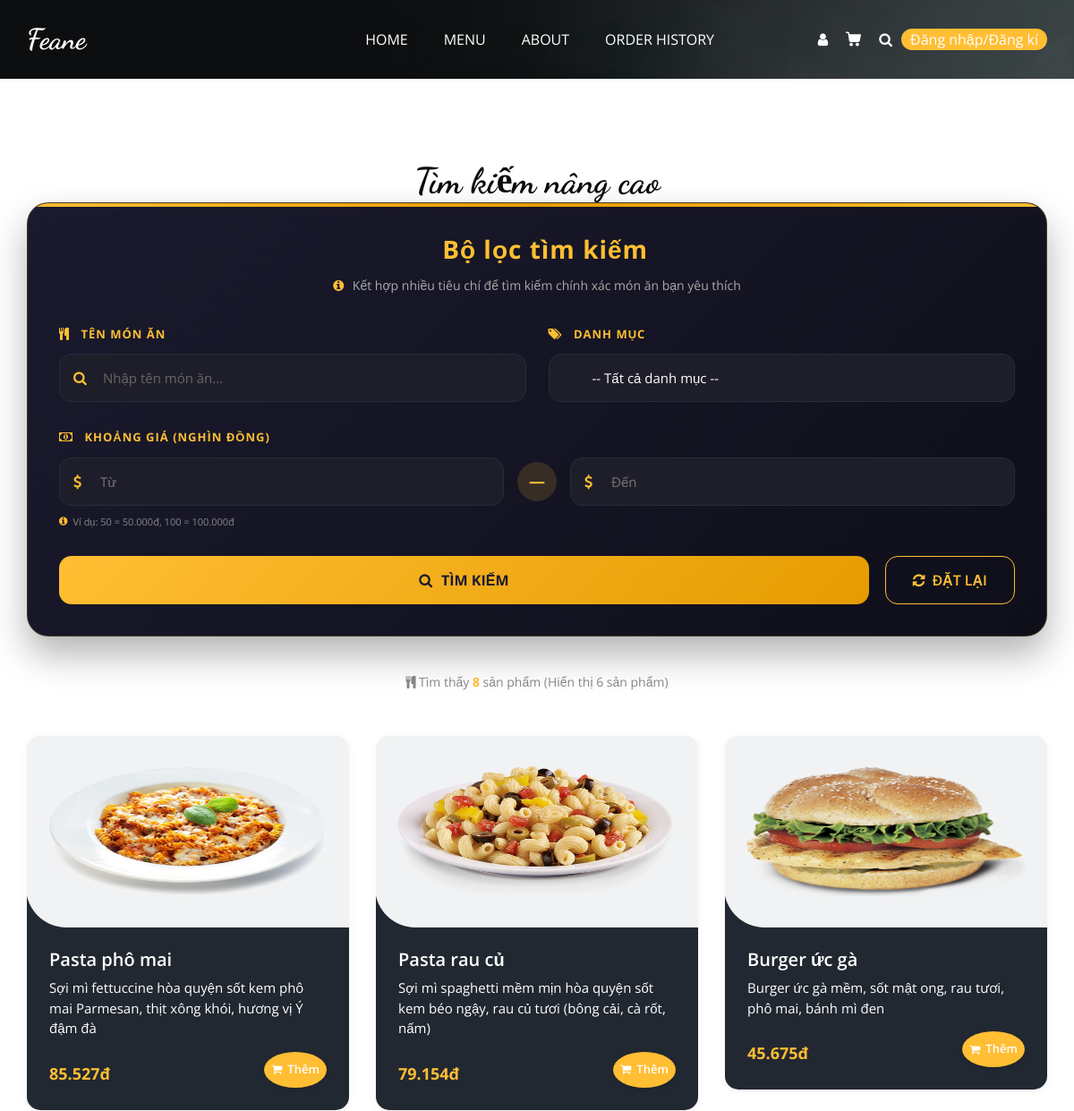
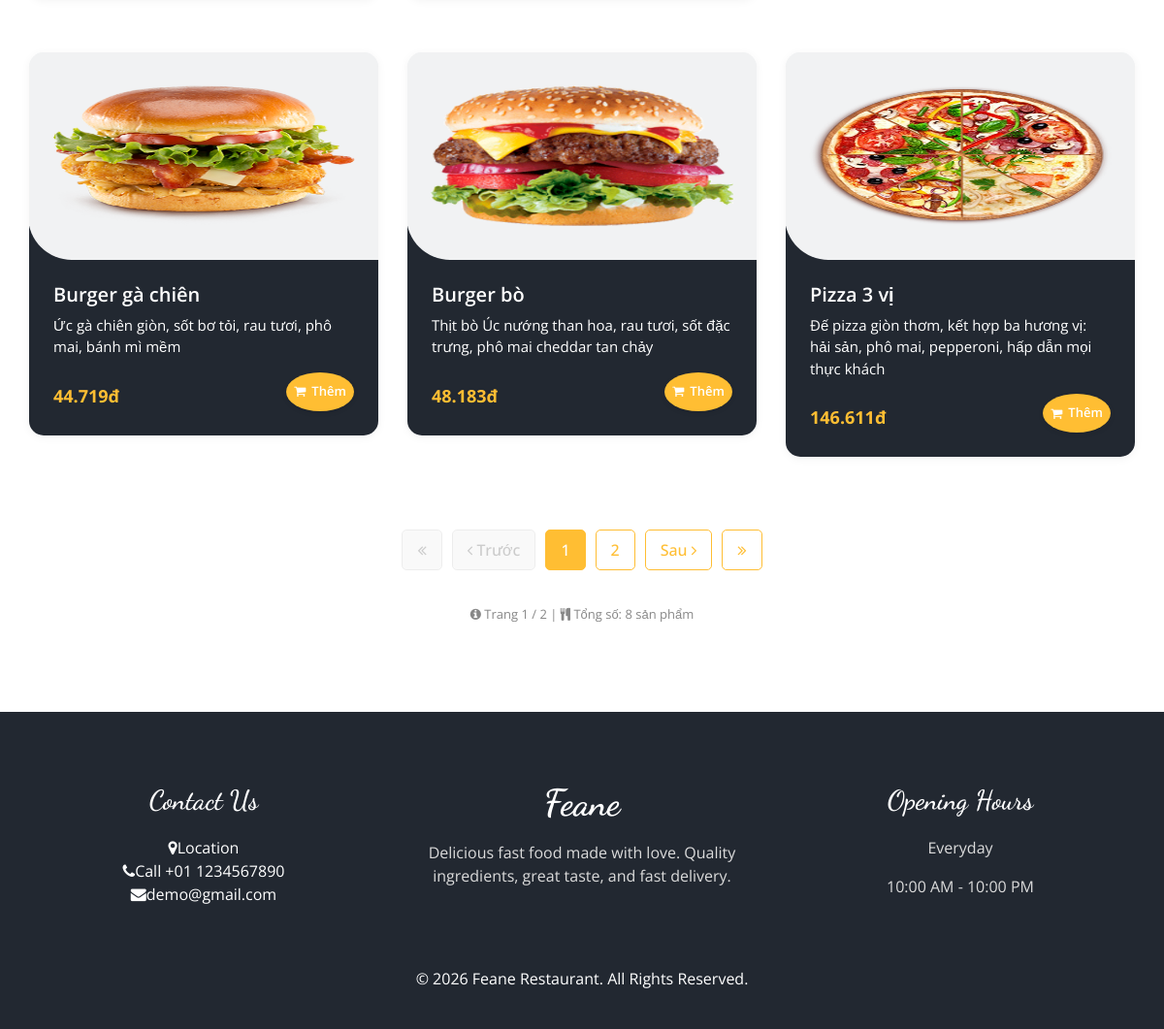
The page /search.php on the database as committed earlier (2 pictures, top to bottom).
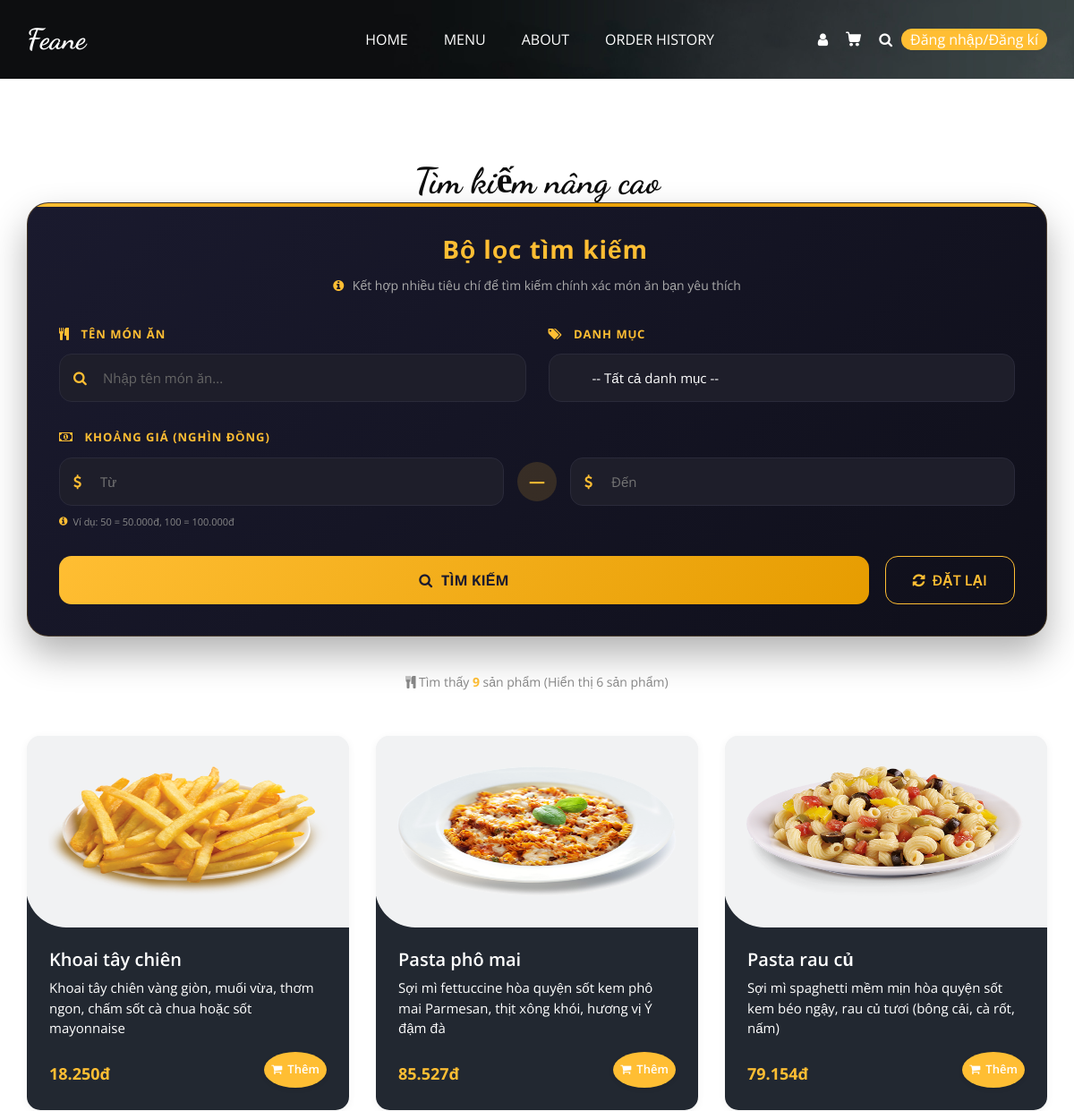
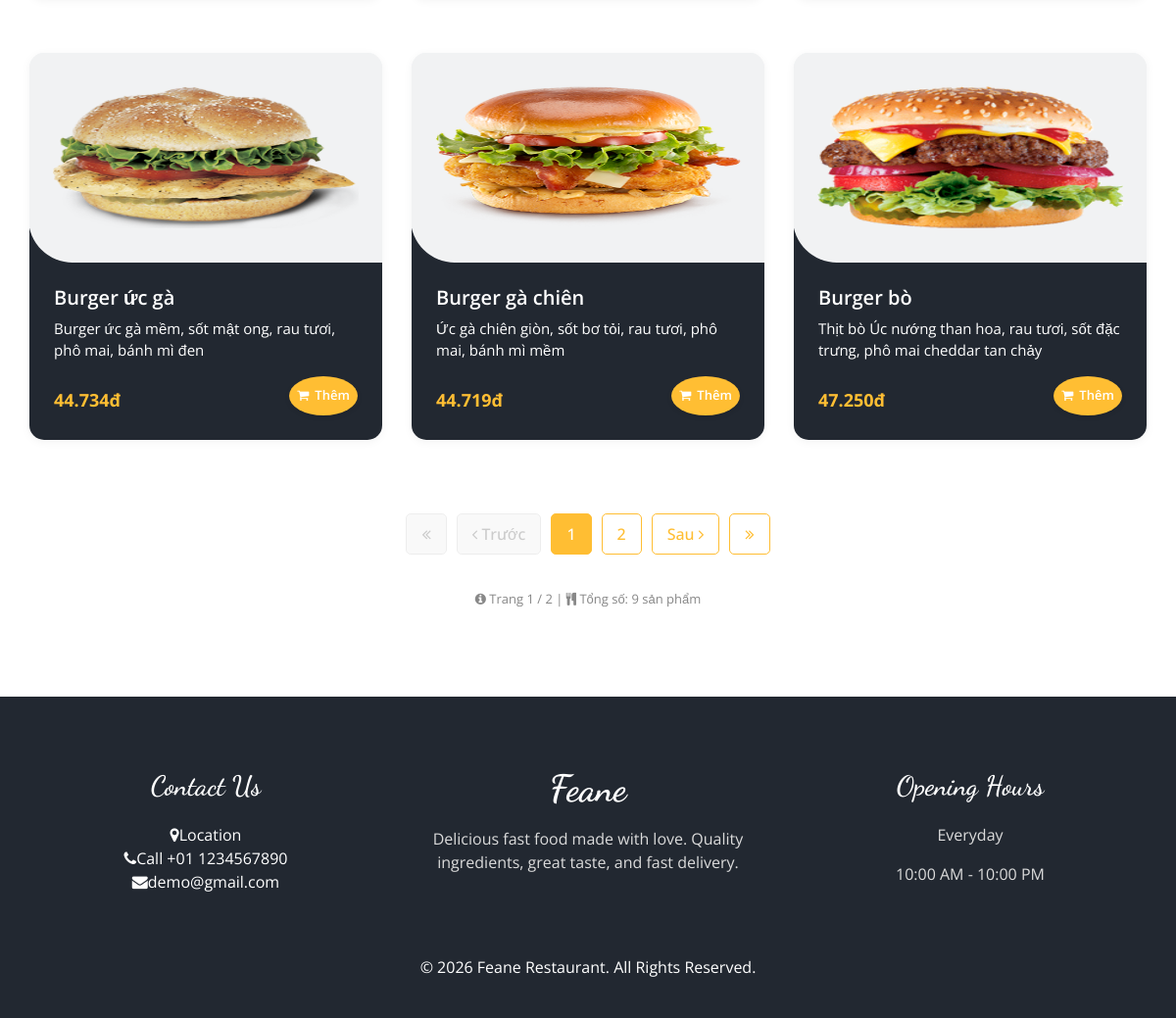
The same page on the database as committed later (2 pictures, top to bottom).
### tables this page shows
CREATE TABLE `products` (
  `id` int(11) NOT NULL,
  `code` varchar(20) NOT NULL,
  `name` varchar(200) NOT NULL,
  `category_id` int(11) NOT NULL,
  `description` text DEFAULT NULL,
  `image` varchar(255) DEFAULT NULL,
  `cost_price` decimal(10,2) NOT NULL,
  `selling_price` decimal(10,2) NOT NULL,
  `stock_quantity` int(11) DEFAULT 0,
  `status` enum('active','inactive') DEFAULT 'active',
  `created_at` timestamp NOT NULL DEFAULT current_timestamp(),
  `updated_at` timestamp NOT NULL DEFAULT current_timestamp() ON UPDATE current_timestamp(),
  `profit_percentage` int(11) DEFAULT NULL
);

### search.php (the view, shortened to what the changed rows need)
<?php
require_once __DIR__ . '/includes/db_connection.php';
$search_query = isset($_GET['query']) ? trim($_GET['query']) : '';
$category_filter = isset($_GET['category']) ? $_GET['category'] : 'all';
$page = isset($_GET['page']) ? (int)$_GET['page'] : 1;
$limit = 6;
$offset = ($page - 1) * $limit;
$where_clauses = ["p.status = 'active'"];
$params = [];
$selling_price_sql = "(p.cost_price * (1 + p.profit_percentage/100))";
$where_sql = "WHERE " . implode(" AND ", $where_clauses);
$count_stmt = $pdo->prepare("SELECT COUNT(*) FROM products p $where_sql");
$count_stmt->execute($params);
$total_products = $count_stmt->fetchColumn();
$total_pages = max(1, ceil($total_products / $limit));
$sql = "SELECT p.id, p.name, p.description, p.image, p.category_id,
               $selling_price_sql AS selling_price
        FROM products p
        $where_sql
        ORDER BY p.id DESC
        LIMIT $limit OFFSET $offset";
$stmt = $pdo->prepare($sql);
$stmt->execute($params);
$products = $stmt->fetchAll(PDO::FETCH_ASSOC);
$is_logged_in = isset($_SESSION['user_id']);
$display_min_price = isset($_GET['min_price']) && $_GET['min_price'] !== '' ? (float)$_GET['min_price'] : '';
$display_max_price = isset($_GET['max_price']) && $_GET['max_price'] !== '' ? (float)$_GET['max_price'] : '';
?>
<!DOCTYPE html>
<html>
<head>
  <link rel="stylesheet" type="text/css" href="css/bootstrap.css" />
  <link rel="stylesheet" type="text/css" href="https://cdnjs.cloudflare.com/ajax/libs/OwlCarousel2/2.3.4/assets/owl.carousel.min.css" />
  <link rel="stylesheet" href="https://cdnjs.cloudflare.com/ajax/libs/jquery-nice-select/1.1.0/css/nice-select.min.css" />
  <link href="css/font-awesome.min.css" rel="stylesheet" />
  <link href="css/style.css" rel="stylesheet" />
  <link href="css/responsive.css" rel="stylesheet" />
</head>
<body class="sub_page">
<section class="food_section layout_padding">
  <div class="container">
    <div class="heading_container heading_center">
      <h2>
        Tìm kiếm nâng cao
      </h2>
    </div>
    <div class="result-count">
      <i class="fa fa-cutlery"></i> Tìm thấy <strong style="color: #ffbe33;"><?php echo $total_products; ?></strong> sản phẩm
      <?php if ($total_products > 0): ?>
        (Hiển thị <?php echo count($products); ?> sản phẩm)
      <?php endif; ?>
    </div>
    <div class="row">
      <div class="col-lg-12">
        <div class="filters-content">
          <div class="row grid" id="menu-items-container">
            <?php if (empty($products)): ?>
              <div class="col-12">
                <div class="empty-state">
                  <i class="fa fa-exclamation-circle"></i>
                  <h4>Không tìm thấy sản phẩm</h4>
                  <p>Không có kết quả phù hợp với tiêu chí tìm kiếm của bạn.</p>
                  <p style="color: #888; font-size: 14px;">Hãy thử thay đổi từ khóa hoặc khoảng giá khác.</p>
                  <a href="search.php" class="btn-view-more">
                    <i class="fa fa-refresh"></i> Xóa bộ lọc tìm kiếm
                  </a>
                </div>
              </div>
            <?php else: ?>
              <?php foreach ($products as $product): ?>
                <div class="col-sm-6 col-lg-4">
                  <div class="box">
                    <a href="product_detail.php?id=<?php echo $product['id']; ?>">
                      <div class="img-box">
                        <img src="<?php echo htmlspecialchars($product['image']); ?>" alt="<?php echo htmlspecialchars($product['name']); ?>">
                      </div>
                    </a>
                    <div class="detail-box">
                      <h5><?php echo htmlspecialchars($product['name']); ?></h5>
                      <p><?php echo htmlspecialchars($product['description']); ?></p>
                      <div class="options">
                        <h6><?php echo number_format($product['selling_price'], 0, ',', '.'); ?>đ</h6>
                        <?php if ($is_logged_in): ?>
                          <button class="add-to-cart-btn"
                                  data-id="<?php echo $product['id']; ?>"
                                  data-name="<?php echo htmlspecialchars($product['name']); ?>"
                                  data-price="<?php echo $product['selling_price']; ?>"
                                  data-image="<?php echo htmlspecialchars($product['image']); ?>">
                            <i class="fa fa-shopping-cart"></i> Thêm
                          </button>
                        <?php else: ?>
                          <a href="user/login.php" class="cart-link-btn">
                            <i class="fa fa-shopping-cart"></i> Thêm
                          </a>
                        <?php endif; ?>
                      </div>
                    </div>
                  </div>
                </div>
              <?php endforeach; ?>
            <?php endif; ?>
          </div>
        </div>
        <?php if ($total_pages > 1 && !empty($products)): ?>
        <div class="pagination-container">
          <ul class="pagination">
            <li>
              <?php if ($page > 1): ?>
                <a href="search.php?query=<?php echo urlencode($search_query); ?>&category=<?php echo $category_filter; ?>&min_price=<?php echo $display_min_price; ?>&max_price=<?php echo $display_max_price; ?>&page=1" title="Trang đầu">
                  <i class="fa fa-angle-double-left"></i>
                </a>
              <?php else: ?>
                <a href="#" class="disabled"><i class="fa fa-angle-double-left"></i></a>
              <?php endif; ?>
            </li>
            <li>
              <?php if ($page > 1): ?>
                <a href="search.php?query=<?php echo urlencode($search_query); ?>&category=<?php echo $category_filter; ?>&min_price=<?php echo $display_min_price; ?>&max_price=<?php echo $display_max_price; ?>&page=<?php echo $page - 1; ?>" title="Trang trước">
                  <i class="fa fa-angle-left"></i> Trước
                </a>
              <?php else: ?>
                <a href="#" class="disabled"><i class="fa fa-angle-left"></i> Trước</a>
              <?php endif; ?>
            </li>
            <?php
            $start_page = max(1, $page - 2);
            $end_page = min($total_pages, $page + 2);
            for ($i = $start_page; $i <= $end_page; $i++):
            ?>
              <li>
                <a href="search.php?query=<?php echo urlencode($search_query); ?>&category=<?php echo $category_filter; ?>&min_price=<?php echo $display_min_price; ?>&max_price=<?php echo $display_max_price; ?>&page=<?php echo $i; ?>" class="<?php echo $i == $page ? 'active' : ''; ?>">
                  <?php echo $i; ?>
                </a>
              </li>
            <?php endfor;
            ?>
            <li>
              <?php if ($page < $total_pages): ?>
                <a href="search.php?query=<?php echo urlencode($search_query); ?>&category=<?php echo $category_filter; ?>&min_price=<?php echo $display_min_price; ?>&max_price=<?php echo $display_max_price; ?>&page=<?php echo $page + 1; ?>" title="Trang sau">
                  Sau <i class="fa fa-angle-right"></i>
                </a>
              <?php else: ?>
                <a href="#" class="disabled">Sau <i class="fa fa-angle-right"></i></a>
              <?php endif; ?>
            </li>
            <li>
              <?php if ($page < $total_pages): ?>
                <a href="search.php?query=<?php echo urlencode($search_query); ?>&category=<?php echo $category_filter; ?>&min_price=<?php echo $display_min_price; ?>&max_price=<?php echo $display_max_price; ?>&page=<?php echo $total_pages; ?>" title="Trang cuối">
                  <i class="fa fa-angle-double-right"></i>
                </a>
              <?php else: ?>
                <a href="#" class="disabled"><i class="fa fa-angle-double-right"></i></a>
              <?php endif; ?>
            </li>
          </ul>
        </div>
        <div class="page-info">
          <i class="fa fa-info-circle"></i> Trang <?php echo $page; ?> / <?php echo $total_pages; ?> |
          <i class="fa fa-cutlery"></i> Tổng số: <?php echo $total_products; ?> sản phẩm
        </div>
        <?php endif; ?>
      </div>
    </div>
  </div>
</section>
</body>
</html>

Rows that differ between the two databases and show on the page:
no longer on this page (row unchanged): products: image (picture), name "Pizza 3 vị", description "Đế pizza giòn thơm, kết hợp ba hương vị: hải sản, phô mai, pepperoni, hấp dẫn mọi thực khách", selling_price "146.611"
now on this page (row edited): products: image (picture), name "Khoai tây chiên", description "Khoai tây chiên vàng giòn, muối vừa, thơm ngon, chấm sốt cà chua hoặc sốt mayonnaise", selling_price "18.250"
changed products "Burger ức gà": selling_price "45.675" → "44.734"
changed products "Burger bò": selling_price "48.183" → "47.250"
Other text that changed with them:
$total_products: "8" → "9"
